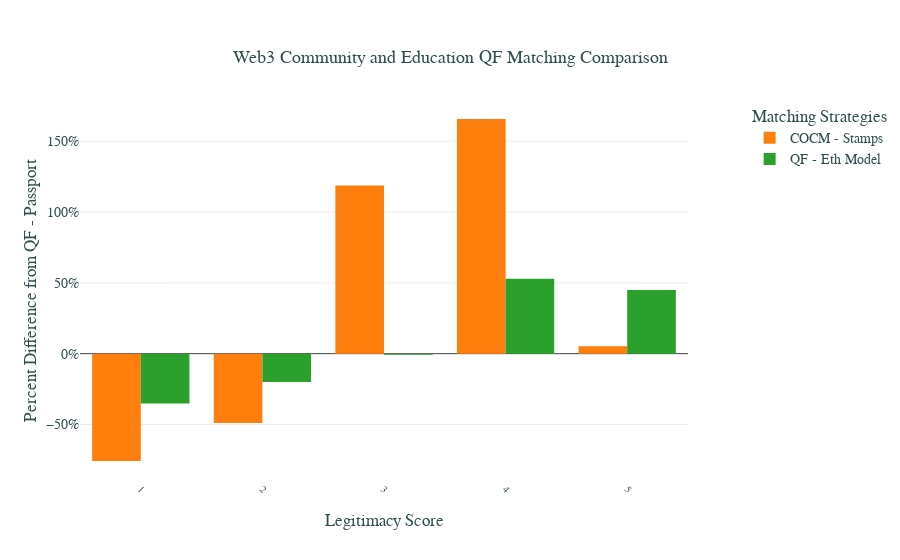

Here is the notebook cell this chart was saved with:
### Code cell
# Define a mapping of strategy names to display names
strategy_display_names = {
    'Qf_filtered_votes_round': 'QF - Passport',
    'COCM_filtered_votes_round': 'COCM - Stamps',
    'Qf_eth_model_votes': 'QF - Eth Model',
    'COCM_eth_model_votes': 'COCM - Model',
    'Qf_no_passport_filtered_votes_round': 'QF - No Passport',
    'COCM_no_passport_filtered_votes_round': 'COCM - No Passport',
}

def generate_percent_difference_bargraph(df, strategies):
    # Filter df to only include rows with the given strategies
    df = df[df['Strategy'].isin(strategies)]
    df = df.sort_values(by='Matching Amount')
 
    grouped_df = df.groupby(['legitimacy_score', 'Strategy'])['Matching Amount'].sum().reset_index()
    # Pivot the data to have strategies as columns and projects as rows
    df_pivot = grouped_df.pivot(index='legitimacy_score', columns='Strategy', values='Matching Amount')
    
    # Calculate percentage differences
    base_strategy = 'Qf_filtered_votes_round'
    for strategy in strategies:
        if strategy != base_strategy:
            df_pivot[f'Percent_Diff_{strategy}'] = ((df_pivot[strategy] - df_pivot[base_strategy]) / 
                                                     df_pivot[base_strategy]) * 100
    
    # Melt the data back to long format
    df_melt = df_pivot.reset_index().melt(id_vars=['legitimacy_score'], 
                                          value_vars=[col for col in df_pivot.columns if 'Percent_Diff_' in col],
                                          var_name='Strategy', value_name='Percent_Diff')
    df_melt['Strategy'] = df_melt['Strategy'].apply(lambda x: x.replace('Percent_Diff_', ''))
    
    # Create a figure
    fig = go.Figure()
    
    # Add a bar plot for each strategy (excluding the base strategy) with custom colors
    for strategy in strategies:
        if strategy != base_strategy:
            strategy_df = df_melt[df_melt['Strategy'] == strategy]
            trace = go.Bar(x=strategy_df['legitimacy_score'], y=strategy_df['Percent_Diff'],
                           name=strategy_display_names[strategy], hovertext=strategy_df['legitimacy_score'],
                           marker=dict(color=colors[strategies.index(strategy)]))
            fig.add_trace(trace)
    
    fig.update_layout(
        title={
            'text': f'Web3 Community and Education QF Matching Comparison',
            'xanchor': 'center',
            'yanchor': 'top',
            'font': dict(size=18, color='DarkSlateGrey')
        },
        xaxis_title='Legitimacy Score',
        yaxis_title='Percent Difference from QF - Passport',
        #height=600,
        font=font,
        xaxis=xaxis,
        yaxis=dict(ticksuffix='%'),
        legend_title='Matching Strategies',
        legend=dict(
            yanchor="top",
            y=1.0,
            xanchor="right",
            x=1.33,
            bgcolor='rgba(255, 255, 255, 0.5)'
        )
    )
    
    return df_melt, fig

# Define your groups as lists of strategies
strategies_to_compare = ['Qf_filtered_votes_round', 'COCM_filtered_votes_round', 'Qf_eth_model_votes']

# Use the function to filter data and plot graph for each group
result_df, percent_difference_fig = generate_percent_difference_bargraph(matching_df_joined, strategies_to_compare)
percent_difference_fig.show()
result_df.head(10)

### Figure 1 — Plotly figure (JSON) as saved in the notebook; plotly's stock layout.template omitted (floating-point values rounded to 4 significant figures)
{"data": [{"hovertext": [1, 2, 3, 4, 5], "marker": {"color": "#ff7f0e"}, "name": "COCM - Stamps", "type": "bar", "x": [1, 2, 3, 4, 5], "y": [-75.8, -48.89, 118.8, 165.7, 5.23]}, {"hovertext": [1, 2, 3, 4, 5], "marker": {"color": "#2ca02c"}, "name": "QF - Eth Model", "type": "bar", "x": [1, 2, 3, 4, 5], "y": [-35.21, -20.05, -0.8411, 52.95, 44.96]}], "layout": {"font": {"color": "DarkSlateGrey", "family": "Arial, sans-serif", "size": 14}, "legend": {"bgcolor": "rgba(255, 255, 255, 0.5)", "title": {"text": "Matching Strategies"}, "x": 1.33, "xanchor": "right", "y": 1, "yanchor": "top"}, "title": {"font": {"color": "DarkSlateGrey", "size": 18}, "text": "Web3 Community and Education QF Matching Comparison", "xanchor": "center", "yanchor": "top"}, "xaxis": {"automargin": true, "tickangle": 45, "tickfont": {"size": 10}, "title": {"standoff": 20, "text": "Legitimacy Score"}}, "yaxis": {"ticksuffix": "%", "title": {"text": "Percent Difference from QF - Passport"}}}}
